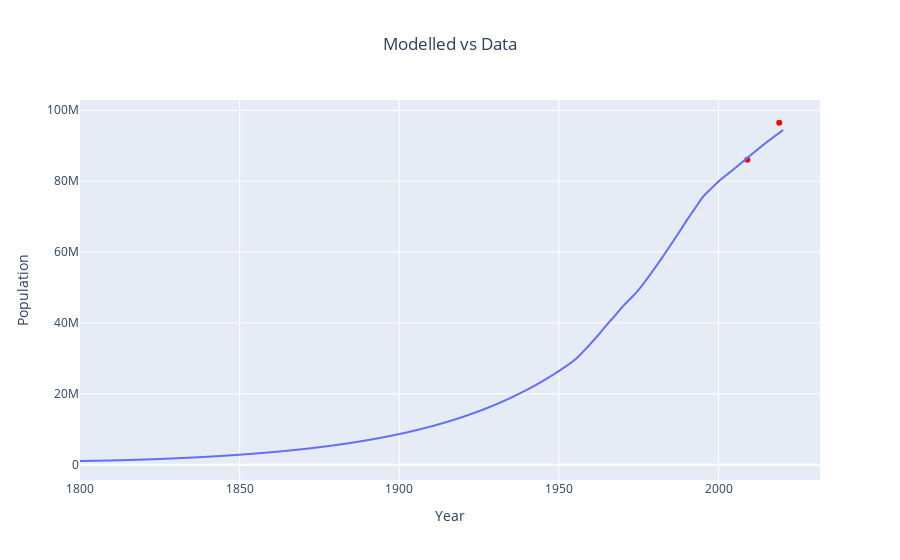

Write notebook code for a chart like this one.
### Code cell
fig2_1 = px.line(
    derived_df_0,
    x=derived_df_0.index,
    y="total_population",
)
plots = {"total_population": {
      "title": "Population size",
      "output_key": "total_population",
      "times": [2009.0, 2019.0],
      "values": [86025000, 96484000],
      "quantiles": [0.025, 0.25, 0.5, 0.75, 0.975]
    },
     "notifications": {
      "title": "Notifications",
      "output_key": "notifications",
      "times": [2011.0, 2012.0, 2013.0, 2014.0, 2015.0, 2016.0, 2017.0, 2018.0, 2019.0],
      "values": [1495, 1485, 1369, 1405, 1642, 1555, 1440, 1468, 1417],
      "quantiles": [0.025, 0.25, 0.5, 0.75, 0.975]
    },
    "percentage_latent": {
      "title": "Percentage Latent",
      "output_key": "percentage_latent",
      "times": [2016.0],
      "values": [30.8],
      "quantiles": [0.025, 0.25, 0.5, 0.75, 0.975]
    },
    
    }
fig2_2 = px.scatter(x= plots['total_population']['times'], y = plots['total_population']['values'])
fig2_2.update_traces(marker=dict(color="red"))
fig2_3 = go.Figure(
    data=fig2_1.data + fig2_2.data,
)
fig2_3.update_layout(
    title="Modelled vs Data", title_x=0.5, xaxis_title="Year", yaxis_title="Population"
)
fig2_3.show()

### Figure 1 — Plotly figure (JSON) as saved in the notebook; plotly's stock layout.template omitted (floating-point values rounded to 4 significant figures; data arrays with more than 128 entries replaced by an {"elided": "..."} marker saying what was removed)
{"data": [{"hovertemplate": "index=%{x}<br>total_population=%{y}<extra></extra>", "legendgroup": "", "line": {"color": "#636efa", "dash": "solid"}, "marker": {"symbol": "circle"}, "mode": "lines", "name": "", "showlegend": false, "type": "scattergl", "x": {"elided": "2201 float values"}, "xaxis": "x", "y": {"elided": "2201 float values"}, "yaxis": "y"}, {"hovertemplate": "x=%{x}<br>y=%{y}<extra></extra>", "legendgroup": "", "marker": {"color": "red", "symbol": "circle"}, "mode": "markers", "name": "", "orientation": "v", "showlegend": false, "type": "scatter", "x": [2009, 2019], "xaxis": "x", "y": [86025000, 96484000], "yaxis": "y"}], "layout": {"title": {"text": "Modelled vs Data", "x": 0.5}, "xaxis": {"title": {"text": "Year"}}, "yaxis": {"title": {"text": "Population"}}}}
